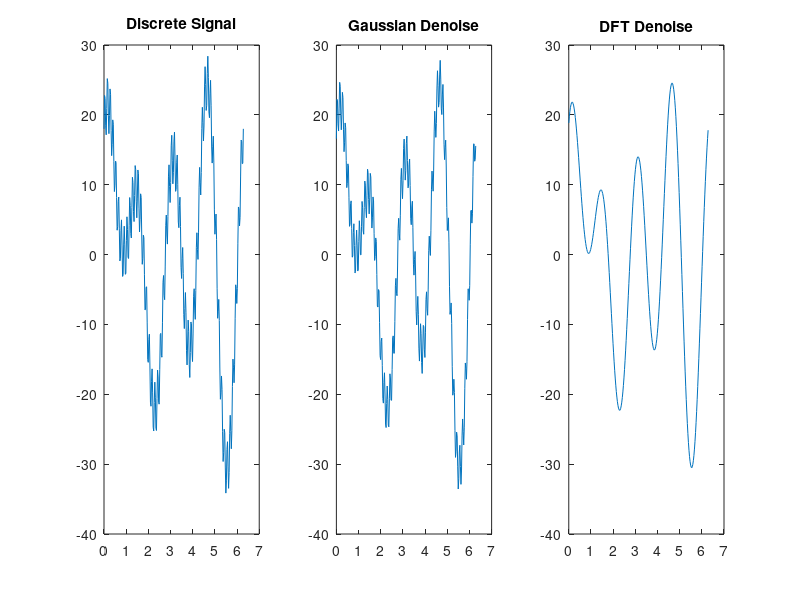

Here is the MATLAB script that generated this plot:
function lab4_1

t = linspace(0, 2*pi, 2^8);
y = 10*sin(2*t)+16*cos(4*t)+2*cos(t)+8*sin(3*t)+4*sin(50*t);
figure;
subplot(1,3,1),plot(t,y),title('Discrete Signal');

L = 5;
mask = fspecial('gaussian',[1 L]);
Y = conv(y,mask,'same');
subplot(1,3,2),plot(t,Y),title('Gaussian Denoise');

F = fft(y);
u = 6;
F(2+u:256-u) = 0;
I = ifft(F);
subplot(1,3,3),plot(t, I),title('DFT Denoise');

end

